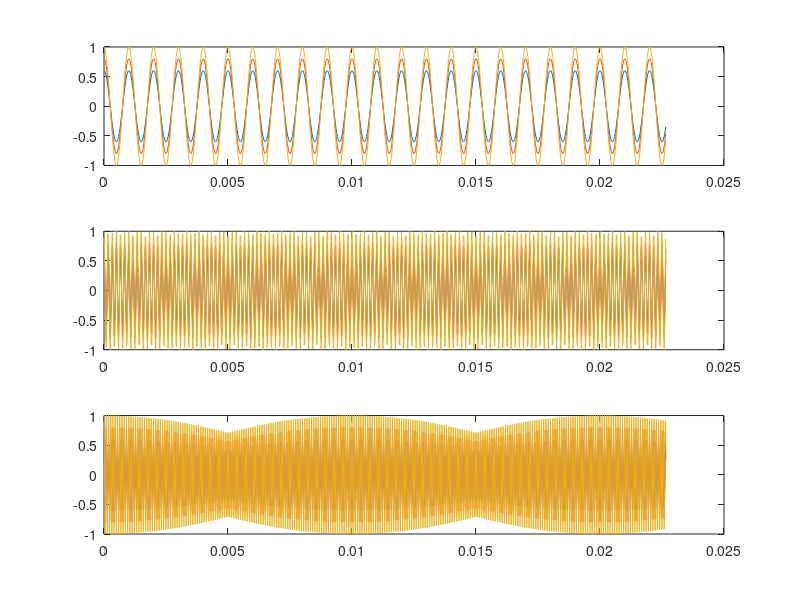

Write the MATLAB code that produced this figure.
clc, clear, close all

frequencies = 1000:5000:15000;

duration = 0.3;
amplitude = 0.6:0.2:1;
fs = 44100;
T = 1 / fs;
t = 0:T:duration;

signals = zeros(length(frequencies), length(t));

for i = 1:length(frequencies)
    for j = 1:length(amplitude)
        signal = amplitude(j) * cos(2 * pi * frequencies(i) * t);

        sound(signal, fs)

        signals(i, :) = signal;
        
        subplot(length(frequencies), 1, i)
        plot(t(1:1000), signal(1:1000))
        hold on
        ylim([-1 1])

        pause(duration + 0.05)
    end
end